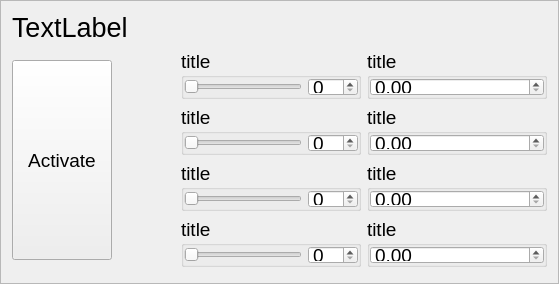
<?xml version="1.0" encoding="UTF-8"?>
<ui version="4.0">
 <class>animationFrame</class>
 <widget class="QFrame" name="animationFrame">
  <property name="geometry">
   <rect>
    <x>0</x>
    <y>0</y>
    <width>559</width>
    <height>284</height>
   </rect>
  </property>
  <property name="font">
   <font>
    <pointsize>14</pointsize>
   </font>
  </property>
  <property name="windowTitle">
   <string>Frame</string>
  </property>
  <property name="frameShape">
   <enum>QFrame::StyledPanel</enum>
  </property>
  <property name="frameShadow">
   <enum>QFrame::Raised</enum>
  </property>
  <layout class="QVBoxLayout" name="verticalLayout_3">
   <item>
    <widget class="QLabel" name="labelName">
     <property name="font">
      <font>
       <pointsize>20</pointsize>
      </font>
     </property>
     <property name="text">
      <string>TextLabel</string>
     </property>
    </widget>
   </item>
   <item>
    <layout class="QHBoxLayout" name="horizontalLayout_9">
     <item>
      <widget class="QToolButton" name="btnActivate">
       <property name="sizePolicy">
        <sizepolicy hsizetype="Expanding" vsizetype="Expanding">
         <horstretch>0</horstretch>
         <verstretch>0</verstretch>
        </sizepolicy>
       </property>
       <property name="minimumSize">
        <size>
         <width>100</width>
         <height>50</height>
        </size>
       </property>
       <property name="maximumSize">
        <size>
         <width>400</width>
         <height>200</height>
        </size>
       </property>
       <property name="text">
        <string>Activate</string>
       </property>
       <property name="autoRaise">
        <bool>false</bool>
       </property>
      </widget>
     </item>
     <item>
      <spacer name="horizontalSpacer">
       <property name="orientation">
        <enum>Qt::Horizontal</enum>
       </property>
       <property name="sizeHint" stdset="0">
        <size>
         <width>40</width>
         <height>20</height>
        </size>
       </property>
      </spacer>
     </item>
     <item>
      <layout class="QVBoxLayout" name="verticalLayout">
       <item>
        <widget class="QGroupBox" name="gbIntVal0">
         <property name="minimumSize">
          <size>
           <width>180</width>
           <height>50</height>
          </size>
         </property>
         <property name="maximumSize">
          <size>
           <width>400</width>
           <height>100</height>
          </size>
         </property>
         <property name="title">
          <string>title</string>
         </property>
         <layout class="QHBoxLayout" name="horizontalLayout">
          <property name="leftMargin">
           <number>0</number>
          </property>
          <property name="topMargin">
           <number>0</number>
          </property>
          <property name="rightMargin">
           <number>0</number>
          </property>
          <property name="bottomMargin">
           <number>0</number>
          </property>
          <item>
           <widget class="QSlider" name="sliderInt0">
            <property name="sizePolicy">
             <sizepolicy hsizetype="Expanding" vsizetype="Expanding">
              <horstretch>0</horstretch>
              <verstretch>0</verstretch>
             </sizepolicy>
            </property>
            <property name="maximum">
             <number>255</number>
            </property>
            <property name="orientation">
             <enum>Qt::Horizontal</enum>
            </property>
           </widget>
          </item>
          <item>
           <widget class="QSpinBox" name="spinInt0"/>
          </item>
         </layout>
        </widget>
       </item>
       <item>
        <widget class="QGroupBox" name="gbIntVal1">
         <property name="minimumSize">
          <size>
           <width>180</width>
           <height>50</height>
          </size>
         </property>
         <property name="maximumSize">
          <size>
           <width>400</width>
           <height>100</height>
          </size>
         </property>
         <property name="title">
          <string>title</string>
         </property>
         <layout class="QHBoxLayout" name="horizontalLayout_4">
          <property name="leftMargin">
           <number>0</number>
          </property>
          <property name="topMargin">
           <number>0</number>
          </property>
          <property name="rightMargin">
           <number>0</number>
          </property>
          <property name="bottomMargin">
           <number>0</number>
          </property>
          <item>
           <widget class="QSlider" name="sliderInt1">
            <property name="sizePolicy">
             <sizepolicy hsizetype="Expanding" vsizetype="Expanding">
              <horstretch>0</horstretch>
              <verstretch>0</verstretch>
             </sizepolicy>
            </property>
            <property name="maximum">
             <number>255</number>
            </property>
            <property name="orientation">
             <enum>Qt::Horizontal</enum>
            </property>
           </widget>
          </item>
          <item>
           <widget class="QSpinBox" name="spinInt1"/>
          </item>
         </layout>
        </widget>
       </item>
       <item>
        <widget class="QGroupBox" name="gbIntVal2">
         <property name="minimumSize">
          <size>
           <width>180</width>
           <height>50</height>
          </size>
         </property>
         <property name="maximumSize">
          <size>
           <width>400</width>
           <height>100</height>
          </size>
         </property>
         <property name="title">
          <string>title</string>
         </property>
         <layout class="QHBoxLayout" name="horizontalLayout_2">
          <property name="leftMargin">
           <number>0</number>
          </property>
          <property name="topMargin">
           <number>0</number>
          </property>
          <property name="rightMargin">
           <number>0</number>
          </property>
          <property name="bottomMargin">
           <number>0</number>
          </property>
          <item>
           <widget class="QSlider" name="sliderInt2">
            <property name="sizePolicy">
             <sizepolicy hsizetype="Expanding" vsizetype="Expanding">
              <horstretch>0</horstretch>
              <verstretch>0</verstretch>
             </sizepolicy>
            </property>
            <property name="maximum">
             <number>255</number>
            </property>
            <property name="orientation">
             <enum>Qt::Horizontal</enum>
            </property>
           </widget>
          </item>
          <item>
           <widget class="QSpinBox" name="spinInt2"/>
          </item>
         </layout>
        </widget>
       </item>
       <item>
        <widget class="QGroupBox" name="gbIntVal3">
         <property name="minimumSize">
          <size>
           <width>180</width>
           <height>50</height>
          </size>
         </property>
         <property name="maximumSize">
          <size>
           <width>400</width>
           <height>100</height>
          </size>
         </property>
         <property name="title">
          <string>title</string>
         </property>
         <layout class="QHBoxLayout" name="horizontalLayout_3">
          <property name="leftMargin">
           <number>0</number>
          </property>
          <property name="topMargin">
           <number>0</number>
          </property>
          <property name="rightMargin">
           <number>0</number>
          </property>
          <property name="bottomMargin">
           <number>0</number>
          </property>
          <item>
           <widget class="QSlider" name="sliderInt3">
            <property name="sizePolicy">
             <sizepolicy hsizetype="Expanding" vsizetype="Expanding">
              <horstretch>0</horstretch>
              <verstretch>0</verstretch>
             </sizepolicy>
            </property>
            <property name="maximum">
             <number>255</number>
            </property>
            <property name="orientation">
             <enum>Qt::Horizontal</enum>
            </property>
           </widget>
          </item>
          <item>
           <widget class="QSpinBox" name="spinInt3"/>
          </item>
         </layout>
        </widget>
       </item>
       <item>
        <spacer name="verticalSpacer">
         <property name="orientation">
          <enum>Qt::Vertical</enum>
         </property>
         <property name="sizeHint" stdset="0">
          <size>
           <width>20</width>
           <height>40</height>
          </size>
         </property>
        </spacer>
       </item>
      </layout>
     </item>
     <item>
      <layout class="QVBoxLayout" name="verticalLayout_2">
       <item>
        <widget class="QGroupBox" name="gbFloatVal0">
         <property name="minimumSize">
          <size>
           <width>180</width>
           <height>50</height>
          </size>
         </property>
         <property name="maximumSize">
          <size>
           <width>400</width>
           <height>100</height>
          </size>
         </property>
         <property name="title">
          <string>title</string>
         </property>
         <layout class="QHBoxLayout" name="horizontalLayout_5">
          <property name="leftMargin">
           <number>0</number>
          </property>
          <property name="topMargin">
           <number>0</number>
          </property>
          <property name="rightMargin">
           <number>0</number>
          </property>
          <property name="bottomMargin">
           <number>0</number>
          </property>
          <item>
           <widget class="QDoubleSpinBox" name="spinFloatVal0"/>
          </item>
         </layout>
        </widget>
       </item>
       <item>
        <widget class="QGroupBox" name="gbFloatVal1">
         <property name="minimumSize">
          <size>
           <width>180</width>
           <height>50</height>
          </size>
         </property>
         <property name="maximumSize">
          <size>
           <width>400</width>
           <height>100</height>
          </size>
         </property>
         <property name="title">
          <string>title</string>
         </property>
         <layout class="QHBoxLayout" name="horizontalLayout_8">
          <property name="leftMargin">
           <number>0</number>
          </property>
          <property name="topMargin">
           <number>0</number>
          </property>
          <property name="rightMargin">
           <number>0</number>
          </property>
          <property name="bottomMargin">
           <number>0</number>
          </property>
          <item>
           <widget class="QDoubleSpinBox" name="spinFloatVal1"/>
          </item>
         </layout>
        </widget>
       </item>
       <item>
        <widget class="QGroupBox" name="gbFloatVal2">
         <property name="minimumSize">
          <size>
           <width>180</width>
           <height>50</height>
          </size>
         </property>
         <property name="maximumSize">
          <size>
           <width>400</width>
           <height>100</height>
          </size>
         </property>
         <property name="title">
          <string>title</string>
         </property>
         <layout class="QHBoxLayout" name="horizontalLayout_6">
          <property name="leftMargin">
           <number>0</number>
          </property>
          <property name="topMargin">
           <number>0</number>
          </property>
          <property name="rightMargin">
           <number>0</number>
          </property>
          <property name="bottomMargin">
           <number>0</number>
          </property>
          <item>
           <widget class="QDoubleSpinBox" name="spinFloatVal2"/>
          </item>
         </layout>
        </widget>
       </item>
       <item>
        <widget class="QGroupBox" name="gbFloatVal3">
         <property name="minimumSize">
          <size>
           <width>180</width>
           <height>50</height>
          </size>
         </property>
         <property name="maximumSize">
          <size>
           <width>400</width>
           <height>100</height>
          </size>
         </property>
         <property name="title">
          <string>title</string>
         </property>
         <layout class="QHBoxLayout" name="horizontalLayout_7">
          <property name="leftMargin">
           <number>0</number>
          </property>
          <property name="topMargin">
           <number>0</number>
          </property>
          <property name="rightMargin">
           <number>0</number>
          </property>
          <property name="bottomMargin">
           <number>0</number>
          </property>
          <item>
           <widget class="QDoubleSpinBox" name="spinFloatVal3"/>
          </item>
         </layout>
        </widget>
       </item>
       <item>
        <spacer name="verticalSpacer_2">
         <property name="orientation">
          <enum>Qt::Vertical</enum>
         </property>
         <property name="sizeHint" stdset="0">
          <size>
           <width>20</width>
           <height>40</height>
          </size>
         </property>
        </spacer>
       </item>
      </layout>
     </item>
    </layout>
   </item>
  </layout>
 </widget>
 <resources/>
 <connections/>
</ui>
